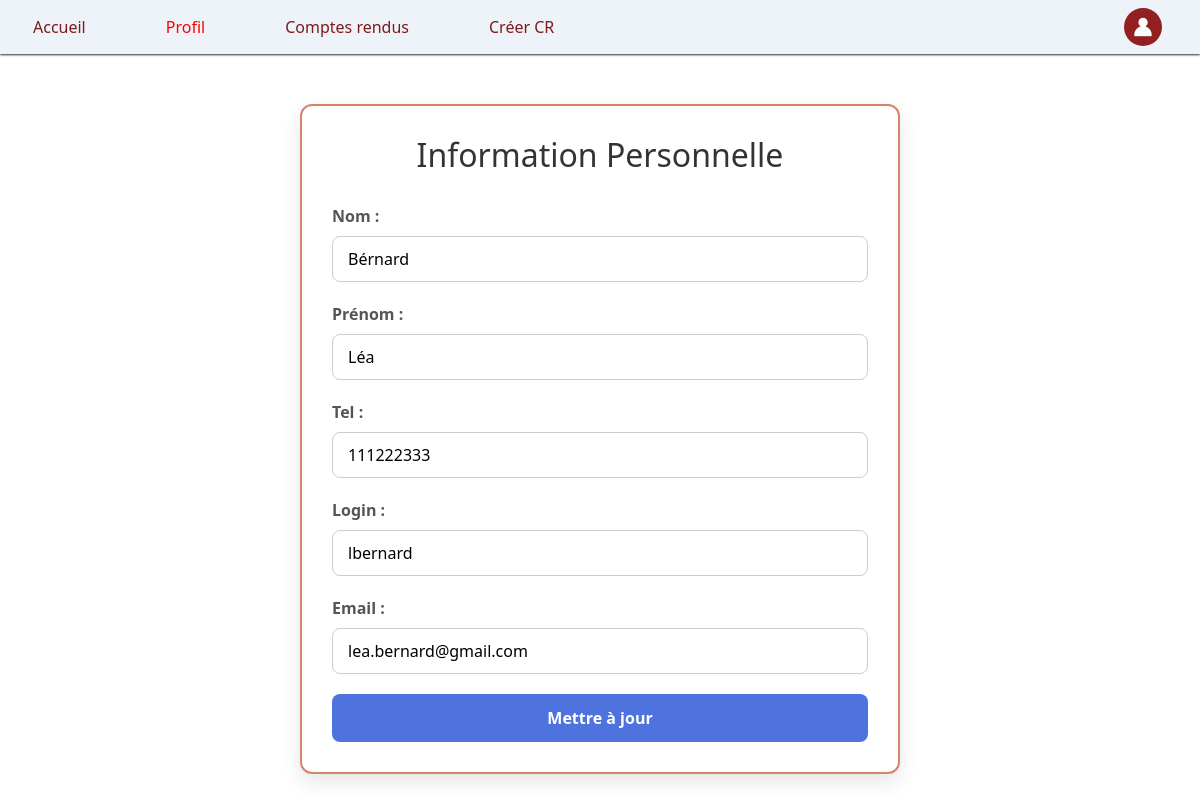
/perso.php (signed in), run on the app's committed database.
### tables this page shows
CREATE TABLE `utilisateur` (
  `num` int(10) NOT NULL,
  `nom` varchar(100) DEFAULT NULL,
  `prenom` varchar(100) DEFAULT NULL,
  `tel` int(20) DEFAULT NULL,
  `login` varchar(100) DEFAULT NULL,
  `motdepasse` varchar(100) DEFAULT NULL,
  `type` int(1) DEFAULT NULL,
  `email` varchar(100) DEFAULT NULL,
  `option` int(1) NOT NULL COMMENT '0 pour ELEVE; 1 pour PROF',
  `num_stage` int(10) DEFAULT NULL
);

### perso.php (the view, shortened to what this page needs)
<?php
include '_conf.php';
?>
<!DOCTYPE html>
<html lang="fr">
    <head>
        <link rel="stylesheet" href="perso_style.css"/>
        <link href="https://cdn.jsdelivr.net/npm/bootstrap@5.3.3/dist/css/bootstrap.min.css" rel="stylesheet">
        <link rel="stylesheet" href="menu_style.css"/>
        <link href='https://unpkg.com/boxicons@2.1.4/css/boxicons.min.css' rel='stylesheet'>
    </head>
    <body>
        <?php
        if (isset($_SESSION["login"]))
            {
                $id = $_SESSION["id"];
                if($_SESSION["type"]==0)
                {
                    include '_menuEleve.php';
                }
                else
                {
                    include '_menuProf.php';
                }
                $connexion = mysqli_connect($serveurBDD, $userBDD, $mdpBDD, $nomBDD);
            $requete="Select * from utilisateur WHERE num = '$id'";
            $resultat = mysqli_query($connexion, $requete);
            while($donnees = mysqli_fetch_assoc($resultat))
            {
                $nom = $donnees['nom'];
                $prenom = $donnees['prenom'];
                $tel = $donnees['tel'];
                $login = $donnees['login'];
                $email = $donnees['email'];
            }
            ?>
            <section id="formulaire" class="form-container">
                <h2>Information Personnelle</h2>
                <form action="perso.php" method="post">
                    <div class="form-group">
                        <label>Nom :</label>
                        <input type="text" name="nom" value="<?php echo $nom ?>">
                    </div>
                    <div class="form-group">
                        <label>Prénom :</label>
                        <input type="text" name="prenom" value="<?php echo $prenom ?>">
                    </div>
                    <div class="form-group">
                        <label>Tel :</label>
                        <input type="text" name="tel" value="<?php echo $tel ?>">
                    </div>
                    <div class="form-group">
                        <label>Login :</label>
                        <input type="text" name="login" value="<?php echo $login ?>">
                    </div>
                    <div class="form-group">
                        <label>Email :</label>
                        <input type="text" name="email" value="<?php echo $email ?>">
                    </div>
                    <button type="submit" class="btn-submit" name="envoi_info" value="1">Mettre à jour</button>
                </form>
            </section>
            <?php
        }
        ?>
    </body>
</html>

### perso_style.css (style rules this page uses)
body { font-family: 'Poppins', sans-serif; background-color: #f7f9fc; margin: 0; padding: 0; }
.form-container { width: 90%; max-width: 600px; margin: 50px auto; background: white; border: 2px solid #d7846d; padding: 30px; box-shadow: 0px 8px 20px rgba(0, 0, 0, 0.1); border-radius: 12px; }
.form-container h2 { text-align: center; color: #333; margin-bottom: 30px; }
.form-group { margin-bottom: 20px; }
.form-group label { display: block; margin-bottom: 8px; color: #555; font-weight: 600; }
.form-group input[type="text"] { width: 100%; padding: 10px 15px; border: 1px solid #ccc; border-radius: 8px; transition: border-color 0.3s; }
.btn-submit { width: 100%; padding: 12px; background-color: #4e73df; color: white; border: none; border-radius: 8px; font-size: 16px; font-weight: bold; cursor: pointer; transition: background-color 0.3s; }

### data on the page
utilisateur: nom "Bérnard", prenom "Léa", tel "111222333", login "lbernard", email "lea.bernard@gmail.com"
